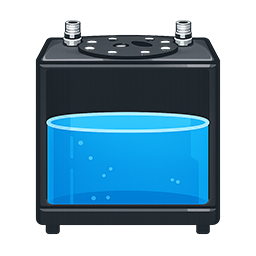
#> input picture images/256_reservoir.png, 256 x 256 px
$ python create_reservoir_colors.py
#> lines starting #> are read from the running program, lines starting #| are printed output that depends on the picture
#!/usr/bin/env python3
"""
Script to create colored versions of the reservoir image.
Creates orange (warm) and red (hot) versions by replacing blue water colors.
"""

from PIL import Image
import os

def replace_blue_with_color(input_path, output_path, target_color):
    """
    Replace blue-ish pixels in the image with a target color.

    Args:
        input_path: Path to input image
        output_path: Path to save output image
        target_color: RGB tuple for replacement color (e.g., (255, 136, 0) for orange)
    """
#> called with input_path = 'images/256_reservoir.png', output_path = 'images/256_reservoir_warm.png', target_color = (255, 136, 0)
    # Open the image
    img = Image.open(input_path)
#> img is the input picture: PIL image 256x256 RGBA; mean R, G, B, A 123.9, 157.6, 175.5, 136.2
    img = img.convert('RGBA')  # Ensure RGBA mode

    # Get pixel data
    pixels = img.load()
    width, height = img.size
#> width = 256; height = 256

    print(f"Processing {input_path} -> {output_path}")
    print(f"Image size: {width}x{height}")
#| Image size: 256x256
    print(f"Target color: RGB{target_color}")

    # Count pixels changed
    changed_count = 0

    # Iterate through all pixels
    for y in range(height):
        for x in range(width):
            r, g, b, a = pixels[x, y]

            # Check if pixel is blue-ish (blue component is dominant)
            # We want to replace light blue water, so check for:
            # - Blue component is higher than red and green
            # - Pixel is not too dark (not black/gray)
            # - Alpha is not fully transparent
            if a > 50:  # Not transparent
                # Check if it's a shade of blue or cyan
                # Blue should be higher than red, and reasonably bright
                if b > r and b > g and b > 100:
                    # Calculate the brightness/intensity to preserve
                    # Use the blue component as the reference
                    intensity = b / 255.0

                    # Apply the target color with the same intensity
                    new_r = int(target_color[0] * intensity)
                    new_g = int(target_color[1] * intensity)
                    new_b = int(target_color[2] * intensity)

                    pixels[x, y] = (new_r, new_g, new_b, a)
                    changed_count += 1
#> after the loop, changed_count = 16785

    print(f"Changed {changed_count} pixels")
#| Changed 16785 pixels

    # Save the result
    img.save(output_path)
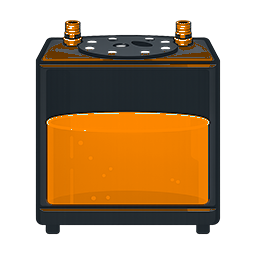
#> saved as 256_reservoir_warm.png: PIL image 256x256 RGBA; mean R, G, B, A 171.2, 147.2, 118.8, 136.2; transparent parts drawn white
    print(f"Saved to {output_path}\n")

def main():
    # Define paths
    script_dir = os.path.dirname(os.path.abspath(__file__))
    images_dir = os.path.join(script_dir, 'images')

    input_file = os.path.join(images_dir, '256_reservoir.png')
    warm_file = os.path.join(images_dir, '256_reservoir_warm.png')
    hot_file = os.path.join(images_dir, '256_reservoir_hot.png')

    # Check if input file exists
    if not os.path.exists(input_file):
        print(f"Error: Input file not found: {input_file}")
        return 1

    # Define colors (matching arrow colors from web UI)
    ORANGE = (255, 136, 0)  # #FF8800
    RED = (255, 51, 51)     # #FF3333

    # Create warm version (orange water)
    replace_blue_with_color(input_file, warm_file, ORANGE)

    # Create hot version (red water)
    replace_blue_with_color(input_file, hot_file, RED)
#> call 2 of replace_blue_with_color, with input_path = 'images/256_reservoir.png', output_path = 'images/256_reservoir_hot.png', target_color = (255, 51, 51)
#| Image size: 256x256
#| Changed 16785 pixels
#> in replace_blue_with_color (call 2), `img.save(output_path)`:
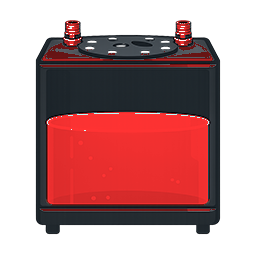
#> saved as 256_reservoir_hot.png: PIL image 256x256 RGBA; mean R, G, B, A 171.2, 128.3, 130, 136.2; transparent parts drawn white

    print("✅ Successfully created colored reservoir images!")
    print(f"   - {warm_file}")
    print(f"   - {hot_file}")

    return 0

if __name__ == '__main__':
    exit(main())
#> (the program exits here)

$ run again, with images/256_arrow_blue.png copied over images/256_reservoir.png
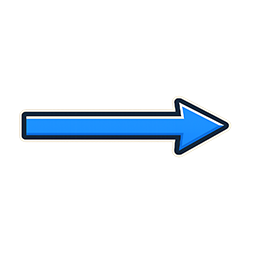
#> input picture images/256_arrow_blue.png, 256 x 256 px
#> in replace_blue_with_color, img is the input picture: PIL image 256x256 RGBA; mean R, G, B, A 229.1, 234.4, 239.1, 28
#| Image size: 256x256
#> after the loop in replace_blue_with_color, `for y in range(height):`: changed_count = 3634
#| Changed 3634 pixels
#> in replace_blue_with_color, `img.save(output_path)`:
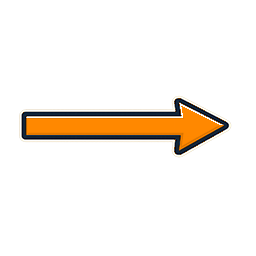
#> saved as 256_reservoir_warm.png: PIL image 256x256 RGBA; mean R, G, B, A 240.8, 233.7, 225.4, 28; transparent parts drawn white
#| Image size: 256x256
#| Changed 3634 pixels
#> in replace_blue_with_color (call 2), `img.save(output_path)`:
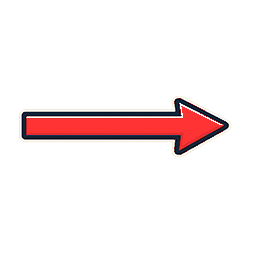
#> saved as 256_reservoir_hot.png: PIL image 256x256 RGBA; mean R, G, B, A 240.8, 229.2, 228.1, 28; transparent parts drawn white

$ run again, with images/256_arrow_blue_90.png copied over images/256_reservoir.png
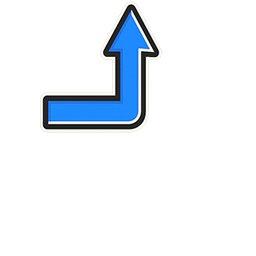
#> input picture images/256_arrow_blue_90.png, 256 x 256 px
#> in replace_blue_with_color, img is the input picture: PIL image 256x256 RGBA; mean R, G, B, A 225.3, 230.3, 235.4, 29.6
#| Image size: 256x256
#> after the loop in replace_blue_with_color, `for y in range(height):`: changed_count = 3732
#| Changed 3732 pixels
#> in replace_blue_with_color, `img.save(output_path)`:
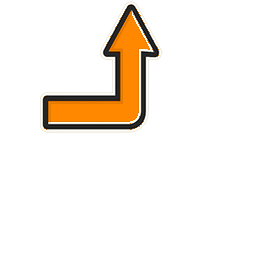
#> saved as 256_reservoir_warm.png: PIL image 256x256 RGBA; mean R, G, B, A 237.2, 230.1, 221.3, 29.6; transparent parts drawn white
#| Image size: 256x256
#| Changed 3732 pixels
#> in replace_blue_with_color (call 2), `img.save(output_path)`:
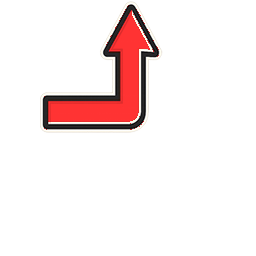
#> saved as 256_reservoir_hot.png: PIL image 256x256 RGBA; mean R, G, B, A 237.2, 225.4, 224.2, 29.6; transparent parts drawn white

$ run again, with images/256_arrow_blue_branch.png copied over images/256_reservoir.png
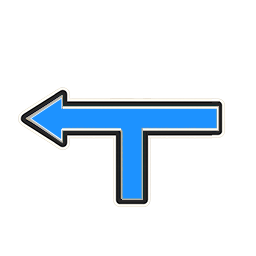
#> input picture images/256_arrow_blue_branch.png, 256 x 256 px
#> in replace_blue_with_color, img is the input picture: PIL image 256x256 RGBA; mean R, G, B, A 84.4, 93.1, 100.8, 41.7
#| Image size: 256x256
#> after the loop in replace_blue_with_color, `for y in range(height):`: changed_count = 5367
#| Changed 5367 pixels
#> in replace_blue_with_color, `img.save(output_path)`:
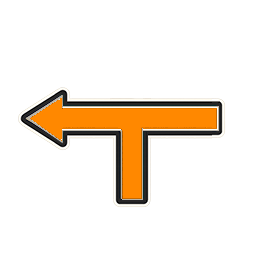
#> saved as 256_reservoir_warm.png: PIL image 256x256 RGBA; mean R, G, B, A 101.3, 91.6, 80.2, 41.7; transparent parts drawn white
#| Image size: 256x256
#| Changed 5367 pixels
#> in replace_blue_with_color (call 2), `img.save(output_path)`:
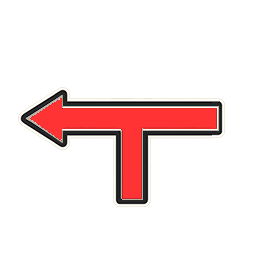
#> saved as 256_reservoir_hot.png: PIL image 256x256 RGBA; mean R, G, B, A 101.3, 84.7, 84.3, 41.7; transparent parts drawn white
